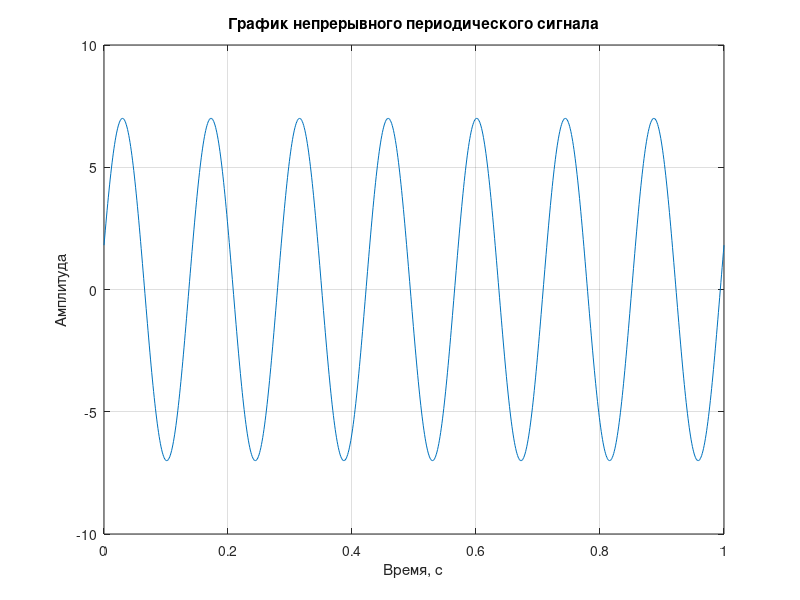
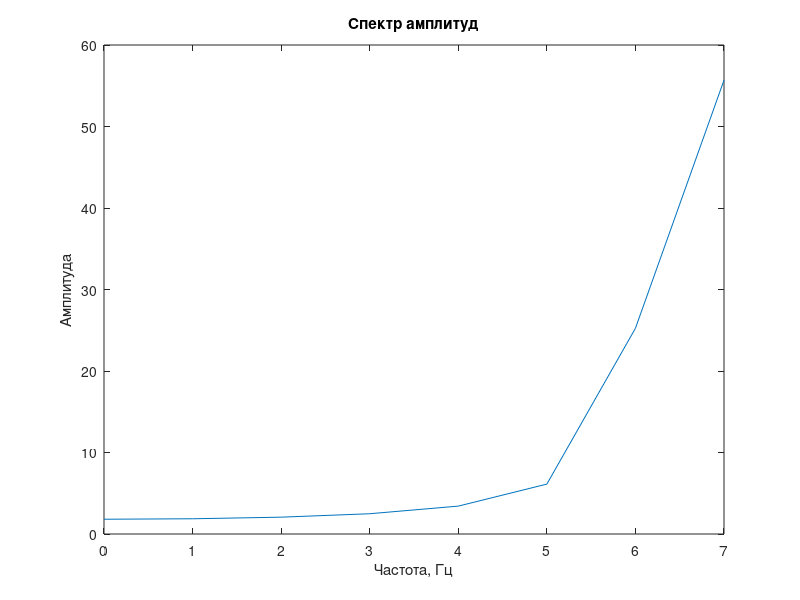
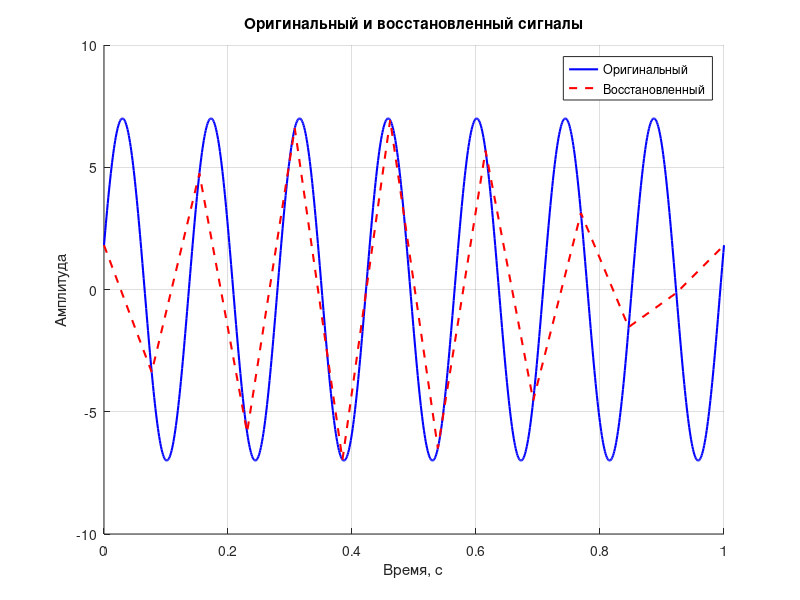

Write the MATLAB code that produced these figures, in order.
% Параметры сигнала
A = 7;  % Амплитуда
f = 7;  % Частота, Гц
phi = pi/12;  % Фазовый сдвиг, рад

% Временной интервал
fs = 1000;  % Частота дискретизации, Гц
t = 0:1/fs:1;  % Временной вектор от 0 до 1 секунды

% Генерация сигнала
y = A * sin(2 * pi * f * t + phi);

% Визуализация сигнала
plot(t, y);
xlabel('Время, с');
ylabel('Амплитуда');
title('График непрерывного периодического сигнала');
grid on;

% Частота дискретизации по Котельникову
fs_kotelnikov = 14;  % Гц

% Число отсчетов на 1 секунду
N = fs_kotelnikov * 1; 

% Новый вектор времени с частотой дискретизации по Котельникову
t_discrete = linspace(0, 1, N); 

% Оцифровка сигнала
y_discrete = A * sin(2 * pi * f * t_discrete + phi); 

disp(y_discrete); 

% Дискретное преобразование Фурье
Y = fft(y_discrete);

% Спектр амплитуд
amplitude_spectrum = abs(Y);

% Частоты спектра
frequencies = fs_kotelnikov * (0:(N/2))/N;

% Поиск ширины спектра (по уровню -3 дБ)
threshold = max(amplitude_spectrum) / sqrt(2);
above_threshold = amplitude_spectrum > threshold;
spectrum_width = max(frequencies(above_threshold));

% Оценка объема памяти
memory_size = whos('y_discrete');
memory_size = memory_size.bytes;

% Вывод результатов
disp('Ширина спектра (по уровню -3 дБ):');
disp(spectrum_width);
disp('Объем памяти для массива:');
disp(memory_size);

% Визуализация спектра (необязательно)
figure;
plot(frequencies, amplitude_spectrum(1:N/2+1));
xlabel('Частота, Гц');
ylabel('Амплитуда');
title('Спектр амплитуд');

% Временной вектор для восстановленного сигнала
t_reconstructed = linspace(0, 1, N); 

% Восстановление сигнала
y_reconstructed = interp1(t_discrete, y_discrete, t_reconstructed, 'linear');

% Визуализация оригинального и восстановленного сигналов
figure;
hold on; 
plot(t, y, 'b-', 'LineWidth', 1.5);
plot(t_reconstructed, y_reconstructed, 'r--', 'LineWidth', 1.5); 
hold off;
xlabel('Время, с');
ylabel('Амплитуда');
title('Оригинальный и восстановленный сигналы');
legend('Оригинальный', 'Восстановленный');
grid on;
